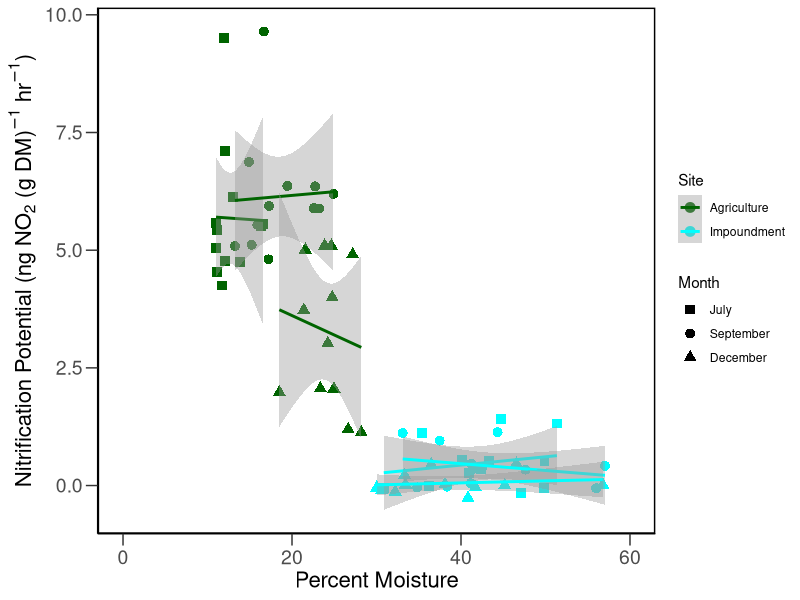

Source code (R): (Note: this script raises an error after producing the figure.)
## ---- chunk 1
#PC - set WD manually by Session -> Set Working Directory -> Choose Directory...
if(Sys.info()[1] == "Darwin"){
  setwd("~/GitHub/Mattamuskeet_Hydrology/analyses/")
} else {
  # setwd(choose.dir())
}
rm(list = ls())

#load req'd packages
require("vegan")
require("dplyr")
require("nlme")
require("reshape2")
require("ggplot2")
require("ade4")
require("knitr")

# set std err
se <- function(x, ...) {
sd(x, na.rm = TRUE)/sqrt(length(na.omit(x)))
}
ci <- function(x, ...) {
1.96 * sd(x, na.rm = TRUE)
}
## ---- chunk 2
# load data file 
master <- read.csv("../data/2017_Mattamuskeet_SoilBiogeo.csv")
dim(master)

#Mean center all continuous variables
#master$Moisture = master$Moisture- mean(master$Moisture)
#master$ugNH4.gDM = master$ugNH4.gDM- mean(master$ugNH4.gDM)
#master$ugNO3.gDM = master$ugNO3.gDM- mean(master$ugNO3.gDM)

## ---- chunk 3
#NITRIFICATION
#assessing the effect of site and all variables on all N rates
results = lm(nitrification ~ Site + Moisture, data = master)
summary(results)

results = lm(nitrification ~ Site + ugNH4.gDM, data = master)
summary(results)

results = lm(nitrification ~ Site + Date, data = master)
summary(results)


results = lm(nitrification ~ Site + Hydrology, data = master)
summary(results)

#NITRIFICATION INTERACTIONS

results = lm(nitrification ~ Site * Moisture, data = master)
summary(results)


results = lm(nitrification ~ Site * ugNH4.gDM, data = master)
summary(results)

results = lm(nitrification ~ Site * Date, data = master)
summary(results)

results = lm(nitrification ~ Site * Hydrology, data = master)
summary(results)

#NITRIFICATION Multiple TERMS MODEL

results = lm(nitrification ~ Site + Date + Moisture + ugNH4.gDM , data = master)
summary(results)

#NITRIFICATION Multiple TERMS MODEL WITH INTERACTIONS


results = lm(nitrification ~ Site * Date  + ugNH4.gDM, data = master)
summary(results)

results = lm(nitrification ~ Site * Moisture + Date + ugNH4.gDM, data = master)
summary(results)

results = lm(nitrification ~ Site * ugNH4.gDM + Moisture + Date , data = master)
summary(results)
## ---- chunk 4
p <- ggplot(master, aes(x=Moisture, y=nitrification, shape=as.factor(Month), color=as.factor(Site)))+scale_shape_manual(name="Month", values=c(15,16,17), labels=c("July","September","December"))+scale_color_manual(name="Site", values=c("darkgreen","cyan"), labels = c("Agriculture", "Impoundment")) +  geom_point(size=3) + scale_x_continuous(limits=c(0,60))
p1=p+geom_smooth(method="lm")
p1 + theme_bw() + theme(panel.grid.major = element_blank(), panel.grid.minor = element_blank(), axis.line = element_line(colour = "black")) +theme(axis.title=element_text(vjust=1,size=16), axis.text=element_text(size=14), axis.text.x = element_text(vjust=0.65, hjust=0.5, size=14), panel.border = element_rect(colour = "black",size=1)) + theme(axis.ticks.length=unit(0.3,"cm")) + labs(x = "Percent Moisture", y = (expression(paste("Nitrification Potential (ng NO"[2]," (g DM)"^-{1}," hr"^-{1},")")))) + theme(strip.text.x = element_text(size=16, face="bold"), strip.text.y = element_text(size=16, face="bold"), strip.background = element_rect(colour="black", fill="white", size=1))

ggsave("../figures/nitrification.pdf", plot=last_plot(), device=NULL, path=NULL, scale=1, width=NA, height=NA, dpi=300, limitsize=TRUE)
## ---- chunk 5
#DENITRIFICATION


results = lm(denitrification ~ Site + Moisture , data = master)
summary(results)

results = lm(denitrification ~ Site  + ugNO3.gDM, data = master)
summary(results)

results = lm(denitrification ~ Site + Date, data = master)
summary(results)

results = lm(denitrification ~ Site + Hydrology, data = master)
summary(results)


#DENITRIFICATION INTERACTIONS

results = lm(denitrification ~ Site * Moisture , data = master)
summary(results)

results = lm(denitrification ~ Site * ugNO3.gDM, data = master)
summary(results)

results = lm(denitrification ~ Site * Date, data = master)
summary(results)

results = lm(denitrification ~ Site * Hydrology, data = master)
summary(results)

#DENITRIFICATION Multiple TERMS MODEL

results = lm(denitrification ~ Site + Date  + Moisture , data = master)
summary(results)

#DENITRIFICATION Multiple TERMS MODEL WITH INTERACTIONS

results = lm(denitrification ~ Site * Date + Moisture + ugNO3.gDM, data = master)
summary(results)

results = lm(denitrification ~ Site * Moisture + Date + ugNO3.gDM, data = master)
summary(results)

results = lm(denitrification ~ Site * ugNO3.gDM + Moisture + Date , data = master)
summary(results)

results = lm(denitrification ~ Site * ugNO3.gDM + Moisture , data = master)
summary(results)


## ---- chunk 6
p <- ggplot(master, aes(x=Moisture, y=denitrification, shape=as.factor(Month), color=as.factor(Site)))+scale_shape_manual(name="Month", values=c(15,16,17), labels=c("July","September","December"))+scale_color_manual(name="Site", values=c("darkgreen","cyan"), labels = c("Agriculture", "Impoundment")) +  geom_point(size=3) + scale_x_continuous(limits=c(0,60))
p1=p+geom_smooth(method="lm")
p1 + theme_bw() + theme(panel.grid.major = element_blank(), panel.grid.minor = element_blank(), axis.line = element_line(colour = "black")) +theme(axis.title=element_text(vjust=1,size=16), axis.text=element_text(size=14), axis.text.x = element_text(vjust=0.65, hjust=0.5, size=14), panel.border = element_rect(colour = "black",size=1)) + theme(axis.ticks.length=unit(0.3,"cm")) + labs(x = "Percent Moisture", y = (expression(paste("Denitrification Potential (ng N"[2],"O (g DM)"^-{1}," hr"^-{1},")")))) + theme(strip.text.x = element_text(size=16, face="bold"), strip.text.y = element_text(size=16, face="bold"), strip.background = element_rect(colour="black", fill="white", size=1))

ggsave("../figures/denitrification.pdf", plot=last_plot(), device=NULL, path=NULL, scale=1, width=NA, height=NA, dpi=300, limitsize=TRUE)
## ---- chunk 7
#NMineralization

results = lm(Nmineralization ~ Site + Moisture, data = master)
summary(results)

results = lm(Nmineralization ~ Site + ugNO3.gDM , data = master)
summary(results)

results = lm(Nmineralization ~ Site + Date, data = master)
summary(results)

results = lm(Nmineralization ~ Site + Hydrology, data = master)
summary(results)

#NMineralization INTERACTIONS

results = lm(Nmineralization ~ Site * Moisture, data = master)
summary(results)

results = lm(Nmineralization ~ Site * ugNH4.gDM, data = master)
summary(results)

results = lm(Nmineralization ~ Site * Date, data = master)
summary(results)

results = lm(Nmineralization ~ Site * Hydrology, data = master)
summary(results)

#NMINERALIZATION Multiple TERMS MODEL

results = lm(Nmineralization ~ Site + Date  + Moisture + ugNH4.gDM, data = master)
summary(results)

#NMINERALIZATION Multiple TERMS MODEL WITH INTERACTIONS


#N-min
results = lm(Nmineralization ~ Site * Date + ugNH4.gDM + Moisture, data = master)
summary(results)


#N-min
results = lm(Nmineralization ~ Site * Moisture + Date + ugNH4.gDM, data = master)
summary(results)

results = lm(Nmineralization ~ Site * ugNH4.gDM + Moisture + Date , data = master)
summary(results)

## ---- chunk 8
p <- ggplot(master, aes(x=Moisture, y=Nmineralization, shape=as.factor(Month), color=as.factor(Site)))+scale_shape_manual(name="Month", values=c(15,16,17), labels=c("July","September","December"))+scale_color_manual(name="Site", values=c("darkgreen","cyan"), labels = c("Agriculture", "Impoundment")) +  geom_point(size=3) + scale_x_continuous(limits=c(0,60))
p1=p+geom_smooth(method="lm")
p1 + theme_bw() + theme(panel.grid.major = element_blank(), panel.grid.minor = element_blank(), axis.line = element_line(colour = "black")) +theme(axis.title=element_text(vjust=1,size=16), axis.text=element_text(size=14), axis.text.x = element_text(vjust=0.65, hjust=0.5, size=14), panel.border = element_rect(colour = "black",size=1)) + theme(axis.ticks.length=unit(0.3,"cm")) + labs(x = "Percent Moisture", y=expression(paste("Nitrogen Mineralization (", mu,'g ',NH[4]^{'+'},' - N ',g^{-1},' soil)'))) + theme(strip.text.x = element_text(size=16, face="bold"), strip.text.y = element_text(size=16, face="bold"), strip.background = element_rect(colour="black", fill="white", size=1))

ggsave("../figures/Nmineralization.pdf", plot=last_plot(), device=NULL, path=NULL, scale=1, width=NA, height=NA, dpi=300, limitsize=TRUE)
